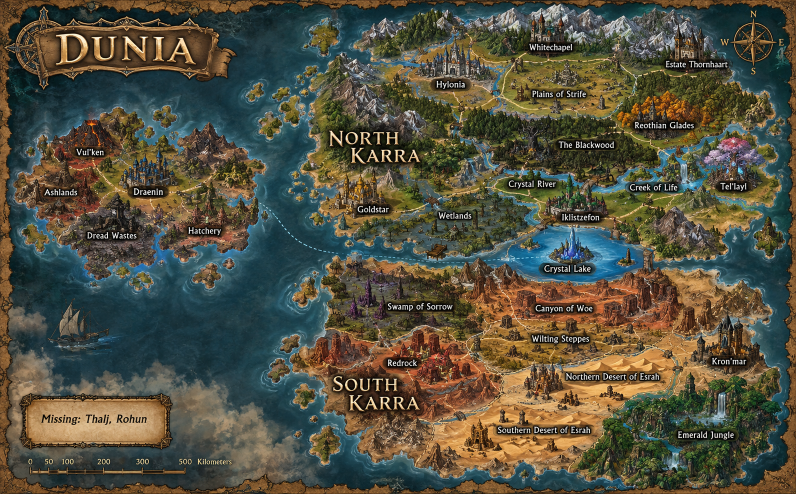
#> input picture src_sheet/world_map_original.png, 1592 x 988 px (shown at 1/2 size)
$ python retitle_worldmap.py
#> lines starting #> are read from the running program, lines starting #| are printed output that depends on the picture; after the words box and inside, x2 and y2 are one past the last pixel; in counts of white or black regions, pixels touching at a corner belong together
#!/usr/bin/env python3
"""Repaint the title banner of the world map (src_sheet/world_map.png) with the continent's name.
Works from src_sheet/world_map_original.png, so it can be re-run with a different name:
  python3 tools/retitle_worldmap.py VALENDRIA && python3 tools/make_worldmap.py && python3 tools/build_atlas.py
"""
import os, sys, random
import numpy as np
from PIL import Image, ImageDraw, ImageFont, ImageFilter
ROOT = os.path.dirname(os.path.dirname(os.path.abspath(__file__)))
name = (sys.argv[1] if len(sys.argv) > 1 else 'VALENDRIA').upper()
src = Image.open(os.path.join(ROOT, 'src_sheet', 'world_map_original.png')).convert('RGB')
#> src is the input picture: PIL image 1592x988 RGB; mean R, G, B 83.5, 80.9, 64.4
im = src.copy()
x0, y0, x1, y1 = 100, 55, 414, 128                       # plank interior holding the old title
a = np.array(im).astype(float)
wood = a[y0:y1, 92:100].mean(axis=(0, 1))                # sample the plank colour beside the old letters
#> wood = [120.6, 86.79, 52.5]
r = random.Random(7); h, w = y1 - y0, x1 - x0
plank = np.zeros((h, w, 3))
for y in range(h):
    grain = 0.86 + 0.14 * np.sin(y * 0.9 + r.random()) + 0.06 * r.random()
    plank[y, :] = wood * grain
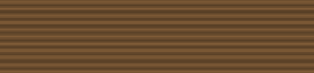
#> plank: shape (73, 314, 3) float64; mean of channels 0, 1, 2 107, 77, 46.6; drawn as R, G, B
plank *= (0.92 + 0.16 * np.random.default_rng(3).random((h, w)))[..., None]
for y in (0, 1, h - 2, h - 1): plank[y, :] *= 0.55          # plank edges
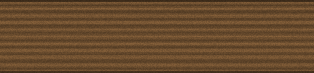
#> plank: shape (73, 314, 3) float64; mean of channels 0, 1, 2 104.1, 74.9, 45.3; drawn as R, G, B
p = Image.fromarray(np.clip(plank, 0, 255).astype(np.uint8)).filter(ImageFilter.GaussianBlur(0.6))
mask = Image.new('L', (w, h), 0); ImageDraw.Draw(mask).rounded_rectangle([0, 0, w - 1, h - 1], 10, fill=255)
#> after `mask = Image.new('L', (w, h), 0)`: mask: PIL image 314x73 L; every value is 0
#> after `ImageDraw.Draw(mask).rounded_rectangle([0, 0, w - 1, h - 1], 10, fill=`:
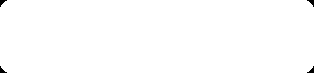
#> mask: PIL image 314x73 L; 99.6% white; 4 black regions, box (x1, y1, x2, y2) and area: (0, 0, 7, 7) 23, (307, 0, 314, 7) 23, (0, 66, 7, 73) 23, (307, 66, 314, 73) 23
im.paste(p, (x0, y0), mask.filter(ImageFilter.GaussianBlur(1.5)))
# title text: gold with a dark outline and a soft shadow
for fp in ('/usr/share/fonts/truetype/dejavu/DejaVuSerif-Bold.ttf',):
    if os.path.exists(fp): break
size = 64
while True:
    font = ImageFont.truetype(fp, size); bb = font.getbbox(name)
    if bb[2] - bb[0] <= w - 26 or size <= 20: break
    size -= 2
d = ImageDraw.Draw(im)
tx = x0 + (w - (bb[2] - bb[0])) // 2 - bb[0]; ty = y0 + (h - (bb[3] - bb[1])) // 2 - bb[1]
d.text((tx + 3, ty + 4), name, font=font, fill=(24, 14, 8))
d.text((tx, ty), name, font=font, fill=(236, 196, 120), stroke_width=3, stroke_fill=(46, 26, 12))
d.text((tx, ty - 1), name, font=font, fill=(250, 222, 156))
im.save(os.path.join(ROOT, 'src_sheet', 'world_map.png'))
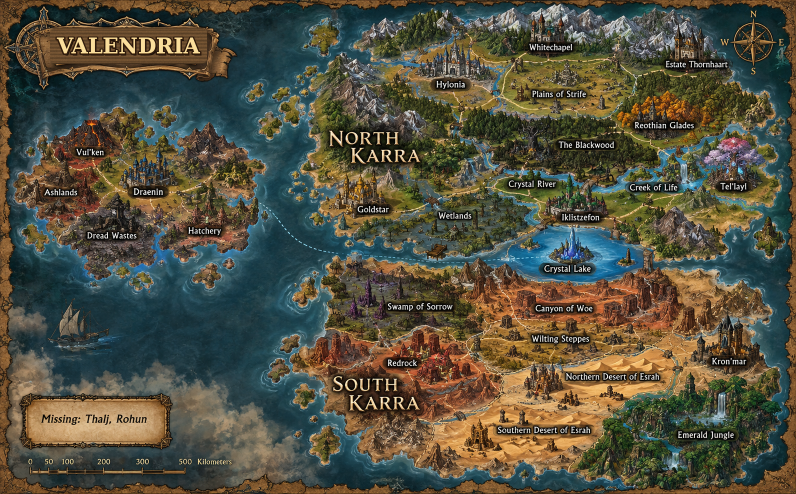
#> saved as world_map.png: PIL image 1592x988 RGB (shown at 1/2 size); mean R, G, B 83.6, 81, 64.4
print('retitled world map:', name, 'font', os.path.basename(fp), size)
